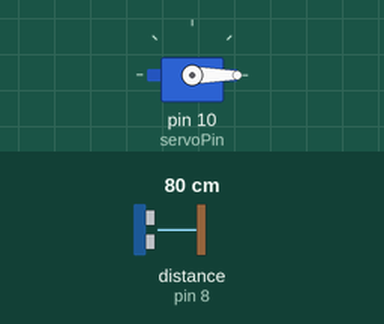
The sketch below on a simulated Arduino Uno, built with avr-gcc and run on an emulated ATmega328P. Parts: servo. Wiring (inferred from the names in the program): ultrasonic range finder: trigger pin 9; echo pin 8. The inputs (shaded band) are chosen by the test bench; at power-on: distance to the obstacle (sensor on pin 8) 80 cm. The echo pulse lasts 58.3 µs per cm.

Above: at 1.2 s.
1.3 s: distance to the obstacle (sensor on pin 8) set to 8 cm
2.8 s: distance to the obstacle (sensor on pin 8) set to 5 cm
At 4.0 s:
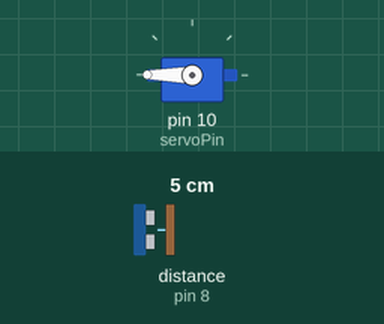
4.3 s: distance to the obstacle (sensor on pin 8) set to 9 cm
At 6.8 s:
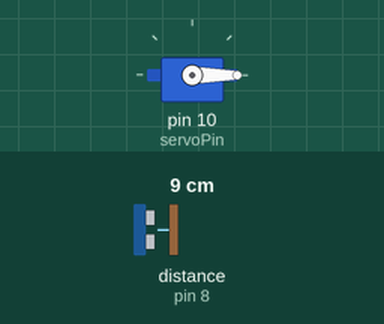
7.3 s: distance to the obstacle (sensor on pin 8) set to 2 cm
At 7.9 s:
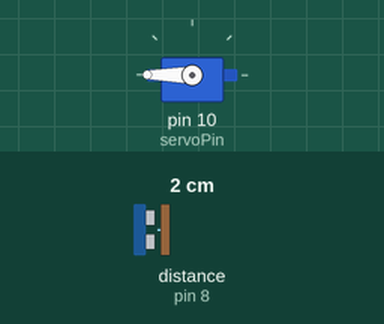
Timing chart, 0 to 9.8 s (numbered marks = the images above; inputs shaded):
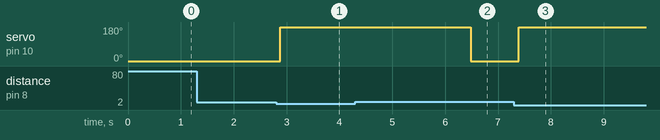

Measured:
- the behaviour switches between 7 and 6 cm on distance to the obstacle (sensor on pin 8) (found by bisection; images 0 and 1)
- after the input at 1.3 s, every drawn part: stays the same
- after the input at 2.8 s, servo on pin 10 (servoPin): 0° → 180° after 0.08 s
- after the input at 4.3 s, servo on pin 10 (servoPin): 180° → 0° after 2.2 s
- after the input at 7.3 s, servo on pin 10 (servoPin): 0° → 180° after 0.10 s

The sketch:

Kod.ino
```cpp
#include <Servo.h>

// Pin tanımlamaları
const int trigPin = 9;
const int echoPin = 8;
const int servoPin = 10;

Servo myservo;

void setup() {
  pinMode(trigPin, OUTPUT);
  pinMode(echoPin, INPUT);
  myservo.attach(servoPin);

  myservo.write(0); // Başlangıçta kapak kapalı (0 derece)
  Serial.begin(9600);
}

void loop() {
  long duration, distance;

  // Mesafe ölçümü yapıyoruz
  digitalWrite(trigPin, LOW);
  delayMicroseconds(2);
  digitalWrite(trigPin, HIGH);
  delayMicroseconds(10);
  digitalWrite(trigPin, LOW);

  duration = pulseIn(echoPin, HIGH);
  distance = (duration / 2) / 29.1; // Mesafeyi cm cinsinden hesapla

  if (distance > 0 && distance <= 5) {
    // Engel 5 cm veya daha yakınsa
    myservo.write(180); // Kapağı aç
    delay(3500);        // 3.5 saniye bekle

    // 3.5 saniye sonra tekrar ölçüm yapıyoruz
    // Eğer hala elin oradaysa döngü başa döner ve kapak açık kalır.
  } else {
    myservo.write(0);   // Engel yoksa kapağı kapat
  }

  delay(100); // Sensörün sapıtmaması için kısa bir bekleme
}
```
